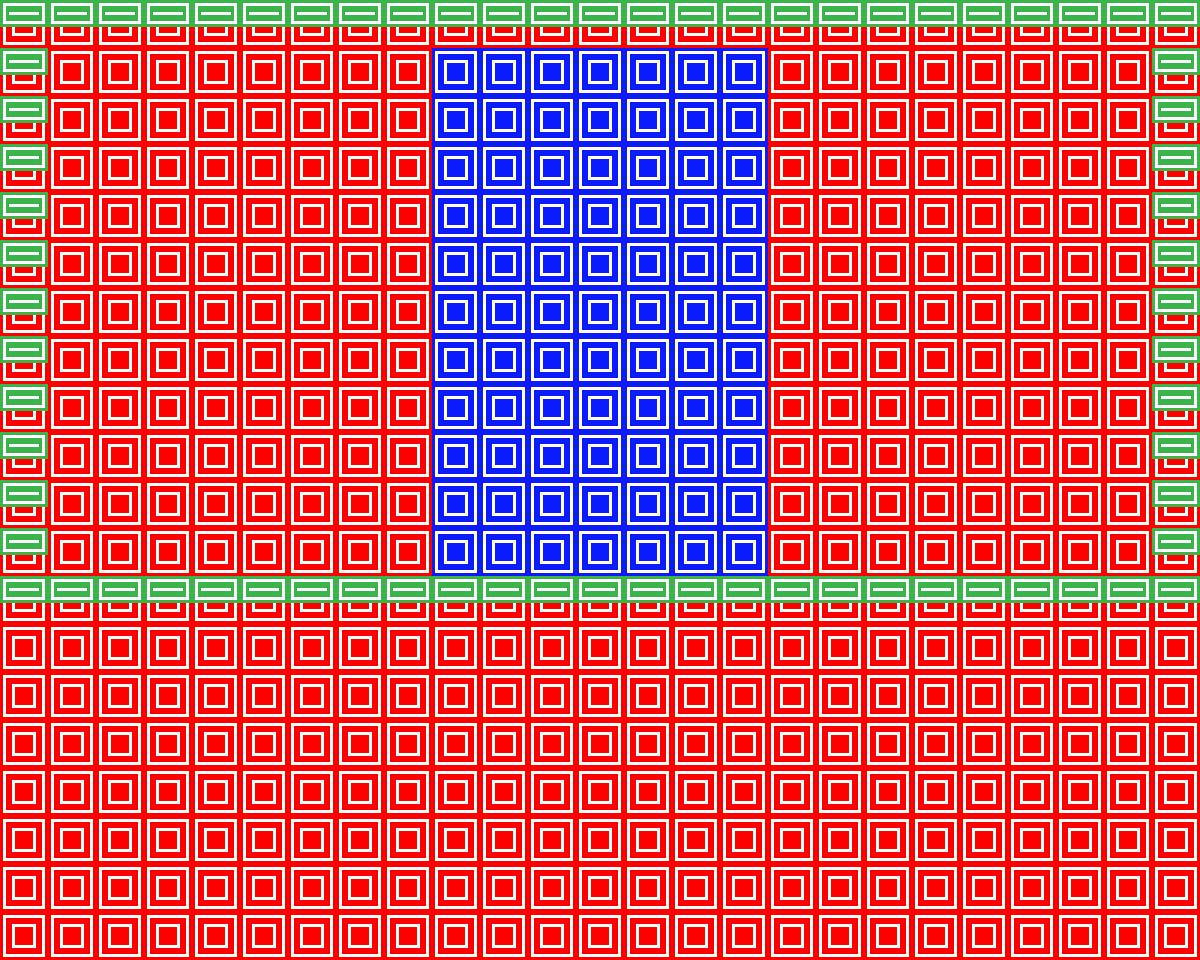

This game map was drawn from its Tiled (.tmx) file and the tilesets committed beside it. A one-line description and the trimmed map source follow:
An orthogonal 25x20 tile map with 48x48 px tiles, 3 tile layers (background, collision, foreground) and 11 objects (7x trash, pusherbot, player, zerogravity, LevelChanger).

<map version="1.0" orientation="orthogonal" width="25" height="20" tilewidth="48" tileheight="48">
 <tileset firstgid="1" name="collision_tiles" tilewidth="48" tileheight="48">
  <image source="collision_tiles.png" width="240" height="48" />
  <tile id="0">
   <properties>
    <property name="type" value="solid" />
   </properties>
  </tile>
 </tileset>
 <layer name="background" width="25" height="20">
  <data>[500 cells, 325 non-empty, 2 distinct tile ids]</data>
 </layer>
 <layer name="collision" width="25" height="20">
  <data>[500 cells, 72 non-empty, 1 distinct tile ids]</data>
 </layer>
 <objectgroup name="Entities" width="25" height="20">
  <object name="pusherbot" x="897" y="338" width="205" height="201" />
  <object name="player" x="172" y="351" width="193" height="183" />
  <object name="zerogravity" type="zerogravity" x="428" y="45" width="342" height="534" />
  <object name="trash" x="205" y="76" width="67" height="61" />
  <object name="trash" x="95" y="80" width="67" height="61" />
  <object name="trash" x="349" y="80" width="67" height="61" />
  <object name="trash" x="488" y="85" width="67" height="61" />
  <object name="trash" x="610" y="83" width="67" height="61" />
  <object name="trash" x="732" y="57" width="67" height="61" />
  <object name="trash" x="803" y="159" width="67" height="61" />
  <object name="LevelChanger" x="921" y="55" width="176" height="145">
   <properties>
    <property name="to" value="level3" />
   </properties>
  </object>
 </objectgroup>
 <layer name="foreground" width="25" height="20">
  <data>[500 cells, 247 non-empty, 2 distinct tile ids]</data>
 </layer>
</map>
